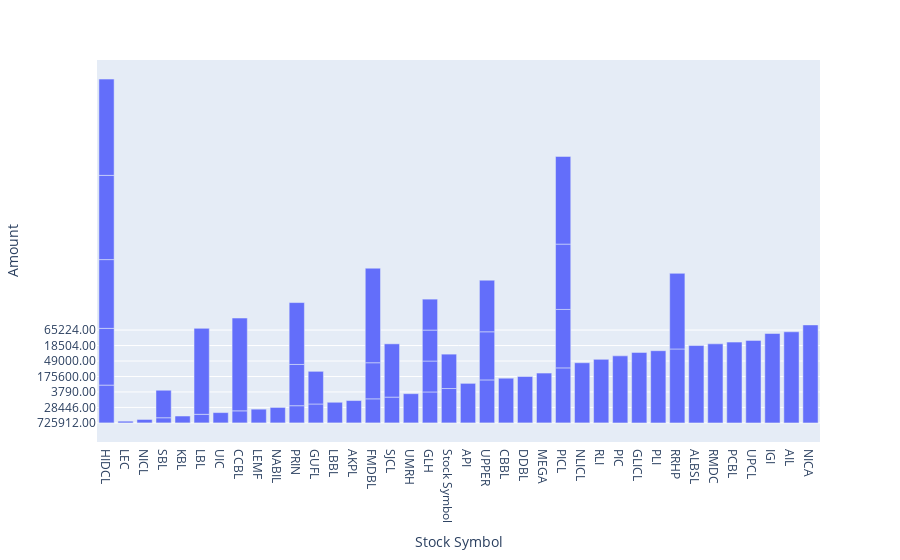

Notebook cell for this chart:
### Code cell
import plotly.express as px
fig = px.bar(df, x='Stock Symbol', y='Amount')
fig.show()

### Figure 1 — Plotly figure (JSON) as saved in the notebook; plotly's stock layout.template omitted (floating-point values rounded to 4 significant figures)
{"data": [{"alignmentgroup": "True", "hovertemplate": "Stock Symbol=%{x}<br>Amount=%{y}<extra></extra>", "legendgroup": "", "marker": {"color": "#636efa"}, "name": "", "offsetgroup": "", "orientation": "v", "showlegend": false, "textposition": "auto", "type": "bar", "x": ["HIDCL", "LEC", "NICL", "SBL", "KBL", "LBL", "UIC", "CCBL", "LEMF", "NABIL", "PRIN", "GUFL", "LBBL", "AKPL", "FMDBL", "SJCL", "SBL", "UMRH", "GLH", "GUFL", "Stock Symbol", "GLH", "FMDBL", "HIDCL", "API", "PRIN", "UPPER", "CBBL", "DDBL", "UPPER", "MEGA", "UPPER", "SJCL", "PICL", "HIDCL", "PICL", "NLICL", "PRIN", "RLI", "PICL", "PIC", "Stock Symbol", "GLH", "HIDCL", "GLICL", "PLI", "RRHP", "RRHP", "ALBSL", "RMDC", "PCBL", "UPCL", "HIDCL", "GLH", "LBL", "PICL", "IGI", "AIL", "CCBL", "FMDBL", "HIDCL", "NICA"], "xaxis": "x", "y": ["725912.00", "298000.00", "832000.00", "262880.00", "34804.00", "7375.00", "1450000.00", "8680.00", "10990.00", "28446.00", "490000.00", "24500.00", "14392.00", "165500.00", "14048.00", "14200.00", "161120.00", "3060.00", "3790.00", "18620.00", "Amount", "3790.00", "218000.00", "58760.00", "64600.00", "19600.00", "89000.00", "83150.00", "175600.00", "1157000.00", "8262.00", "160200.00", "14160.00", "71200.00", "226000.00", "904000.00", "79529.00", "49000.00", "72600.00", "355600.00", "25960.00", "Amount", "3790.00", "133476.00", "38000.00", "24510.00", "30320.00", "3720.00", "18504.00", "59192.00", "23544.00", "14600.00", "45500.00", "3790.00", "51625.00", "45000.00", "116400.00", "10310.00", "65224.00", "51448.00", "45400.00", "33300.00"], "yaxis": "y"}], "layout": {"barmode": "relative", "legend": {"tracegroupgap": 0}, "margin": {"t": 60}, "xaxis": {"anchor": "y", "domain": [0, 1], "title": {"text": "Stock Symbol"}}, "yaxis": {"anchor": "x", "domain": [0, 1], "title": {"text": "Amount"}}}}
